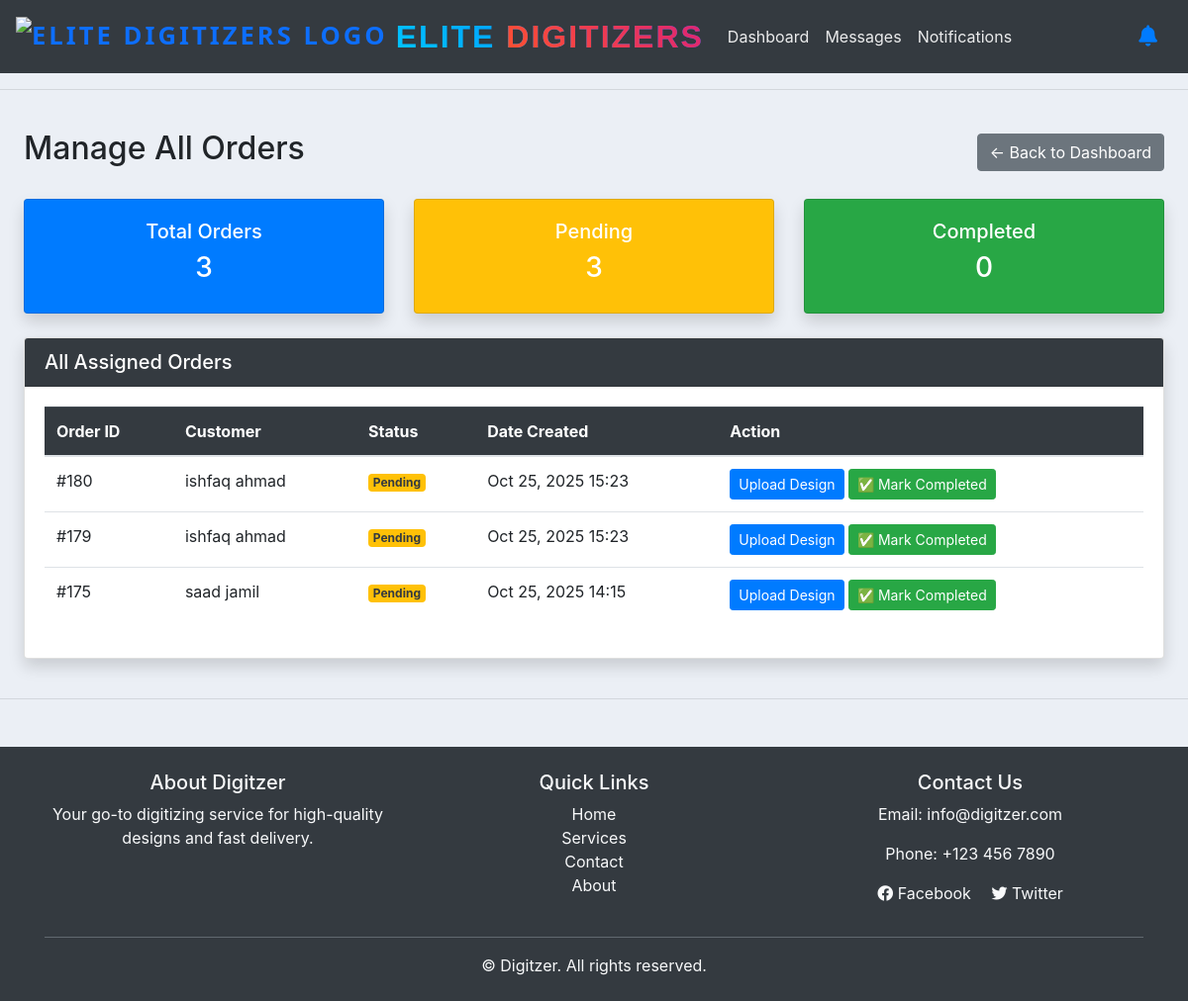
Page /designer/manage-orders/ (signed in) on the earlier database version.
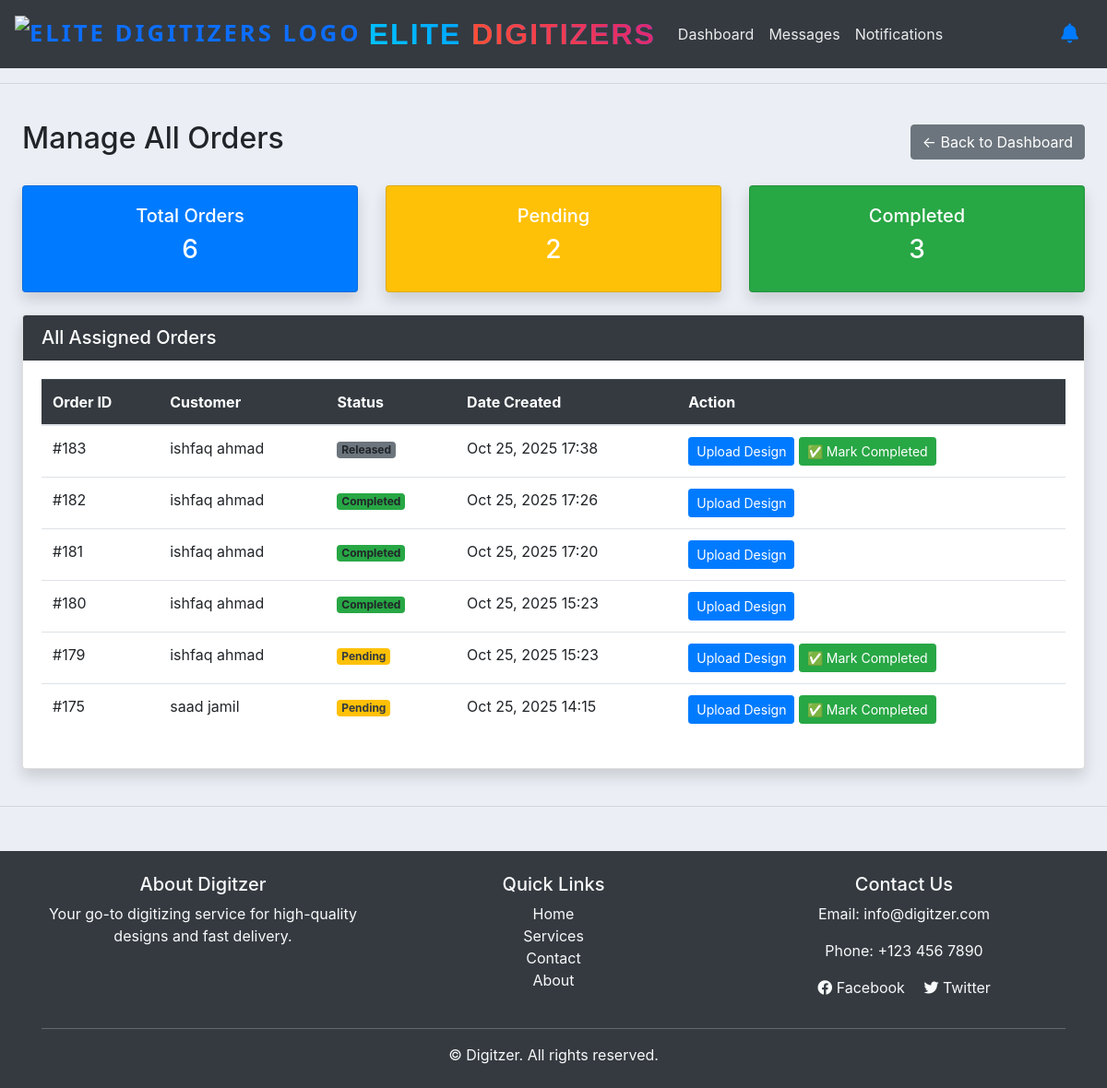
Same page on the later database version.
### accounts/models.py (models this page shows, shortened)
class Order(models.Model):
    STATUS = (
        ('Pending', 'Pending'),
        ('Out for delivery', 'Out for delivery'),
        ('Delivered', 'Delivered'),
        ('Quote Requested', 'Quote Requested'),
        ('Active', 'Active'),
        ('Completed', 'Completed'),
        ('Released', 'Released'),
    )
    ORDER_TYPE = (
        ('Digitizing', 'Digitizing'),
        ('Vector', 'Vector'),
        ('Patch', 'Patch'),
        ('Quote', 'Quote'),
    )
    PAYMENT_STATUS = (
        ('Pending', 'Pending'),
        ('Paid', 'Paid'),
        ('Refunded', 'Refunded'),
    )
    REVIEW_STATUS = (
    ('Pending', 'Pending'),
    ('Approved', 'Approved'),
    ('Rejected', 'Rejected'),
    )
    PLACEMENT_CHOICES = [
        ('Apron', 'Apron'),
        ('Bags', 'Bags'),
        ('Cap', 'Cap'),
        ('Cap Side', 'Cap Side'),
        ('Cap Back', 'Cap Back'),
        ('Chest', 'Chest'),
        ('Gloves', 'Gloves'),
        ('Jacket Back', 'Jacket Back'),
        ('Patches', 'Patches'),
        ('Sleeve', 'Sleeve'),
        ('Towel', 'Towel'),
        ('Visor', 'Visor'),
        ('Other', 'Other'),
    ]
    FABRIC_CHOICES = [
        ('Blanket', 'Blanket'),
        ('Canvas', 'Canvas'),
        ('Canis', 'Canis'),
        ('Cotton Woven', 'Cotton Woven'),
        ('Denim', 'Denim'),
        ('Felt', 'Felt'),
        ('Flannel', 'Flannel'),
        ('Fleece', 'Fleece'),
        ('Leather', 'Leather'),
        ('Nylon', 'Nylon'),
        ('Pique', 'Pique'),
        ('Polyester', 'Polyester'),
        ('Silk', 'Silk'),
        ('Single Jersey', 'Single Jersey'),
        ('Towel', 'Towel'),
        ('Twill', 'Twill'),
        ('Other', 'Other'),
    ]
    FORMAT_CHOICES = [
        ('100', '100'),
        ('cdr', 'cdr'),
        ('cdn', 'cdn'),
        ('dsb', 'dsb'),
        ('dst', 'dst'),
        ('dsz', 'dsz'),
        ('emb', 'emb'),
        ('exp', 'exp'),
        ('jef', 'jef'),
        ('ksm', 'ksm'),
        ('ofm', 'ofm'),
        ('pes', 'pes'),
        ('pxf', 'pxf'),
        ('pof', 'pof'),
        ('tap', 'tap'),
        ('xxx', 'xxx'),
        ('other', 'Other'),
    ]
    customer = models.ForeignKey(Customer, on_delete=models.CASCADE)
    product = models.ForeignKey(Product, null=True, on_delete=models.SET_NULL)
    order_type = models.CharField(max_length=50, choices=ORDER_TYPE, null=True, blank=True)
    date_created = models.DateTimeField(auto_now_add=True, null=True)
    status = models.CharField(max_length=200, null=True, choices=STATUS)
    Additional_information = models.TextField(blank=True, null=True)
    design_file = models.FileField(upload_to='designs/', null=True, blank=True)
    invoice_file = models.FileField(upload_to='invoices/', null=True, blank=True)
    quantity = models.PositiveIntegerField(default=1)
    fabric_material = models.CharField(max_length=100, blank=True, null=True, choices=FABRIC_CHOICES)
    Required_Format = models.CharField(max_length=100, blank=True, null=True, default='DST', choices=FORMAT_CHOICES)
    urgent = models.BooleanField(default=False)
    price = models.DecimalField(max_digits=10, decimal_places=2, blank=True, null=True, default=0.00)
    Height = models.CharField(max_length=100, blank=True, null=True, default='standard')
    Width = models.CharField(max_length=100, blank=True, null=True, default='standard')
    total_colors = models.PositiveIntegerField(null=True ,blank=True)
    turnaround_time = models.CharField(max_length=100, blank=True, null=True)
    placement = models.CharField(max_length=100, blank=True, null=True, choices=PLACEMENT_CHOICES)
    released = models.BooleanField(default=False)  # For release_projects
    payment_status = models.CharField(max_length=20, choices=PAYMENT_STATUS, default='Pending')  # For follow-up payments
    date_completed = models.DateTimeField(null=True, blank=True)  # Optional: track completion time
    review_status = models.CharField(max_length=20, choices=REVIEW_STATUS, default='Pending')
    review_comment = models.TextField(blank=True, null=True)
    design_file = models.FileField(upload_to='designs/', blank=True, null=True)
    assigned_designer = models.ForeignKey(User, on_delete=models.SET_NULL, null=True, blank=True, related_name='designer_orders')

class Customer(models.Model):
    user = models.OneToOneField(
        User, null=True, blank=True,
        on_delete=models.CASCADE,
        related_name="customer_profile"
    )
    name = models.CharField(max_length=200)
    designer = models.ForeignKey(
        'Designer', null=True, blank=True,
        on_delete=models.SET_NULL,
        related_name='orders'
    )
    profile_pic = models.ImageField(
        upload_to='profile_pics/',
        null=True,
        blank=True,
        default='profile_pics/default.png'
    )
    sales_rep = models.ForeignKey('SalesRepresentative', null=True, blank=True, on_delete=models.SET_NULL)
    phone = models.CharField(max_length=200)
    email = models.CharField(max_length=200)
    date_created = models.DateTimeField(auto_now_add=True, null=True)

### accounts/views.py (the view)
# urls.py: path("designer/manage-orders/", views.designer_manage_orders, name="design_manage_orders"),   #this
@login_required
def designer_manage_orders(request):
    all_orders = Order.objects.filter(assigned_designer=request.user)
    status = request.GET.get('status', None)
    orders = all_orders.order_by('-date_created')
    if status:
        orders = orders.filter(status=status)
    counts = {
        'total': all_orders.count(),
        'pending': all_orders.filter(status='Pending').count(),
        'completed': all_orders.filter(status='Completed').count()
    }
    return render(request, 'accounts/design_manage_orders.html', {
        'orders': orders,
        'status_filter': status,
        'counts': counts
    })

### templates/accounts/design_manage_orders.html
{% extends 'accounts/main.html' %}
{% block content %}
<div class="container-fluid p-4">
    <div class="d-flex justify-content-between align-items-center mb-4">
        <h2>Manage All Orders</h2>
        <a href="{% url 'designer-dashboard' %}" class="btn btn-secondary">
            ← Back to Dashboard
        </a>
    </div>
    <div class="row mb-4">
        <div class="col-md-4">
            <div class="card text-white bg-primary shadow">
                <div class="card-body text-center">
                    <h5>Total Orders</h5>
                    <h3>{{ counts.total }}</h3>
                </div>
            </div>
        </div>
        <div class="col-md-4">
            <div class="card text-white bg-warning shadow">
                <div class="card-body text-center">
                    <h5>Pending</h5>
                    <h3>{{ counts.pending }}</h3>
                </div>
            </div>
        </div>
        <div class="col-md-4">
            <div class="card text-white bg-success shadow">
                <div class="card-body text-center">
                    <h5>Completed</h5>
                    <h3>{{ counts.completed }}</h3>
                </div>
            </div>
        </div>
    </div>
    <div class="card shadow">
        <div class="card-header bg-dark text-white">
            <h5 class="mb-0">All Assigned Orders</h5>
        </div>
        <div class="card-body">
            <table class="table table-hover align-middle">
                <thead class="table-dark">
                    <tr>
                        <th>Order ID</th>
                        <th>Customer</th>
                        <th>Status</th>
                        <th>Date Created</th>
                        <th>Action</th>
                    </tr>
                </thead>
                <tbody>
                    {% for order in orders %}
                    <tr>
                        <td>#{{ order.id }}</td>
                        <td>{{ order.customer.name }}</td>
                        <td>
                            {% if order.status == "Pending" %}
                                <span class="badge bg-warning text-dark">Pending</span>
                            {% elif order.status == "Completed" %}
                                <span class="badge bg-success">Completed</span>
                            {% else %}
                                <span class="badge bg-secondary">{{ order.status }}</span>
                            {% endif %}
                        </td>
                        <td>{{ order.date_created|date:"M d, Y H:i" }}</td>
                        <td>
                            <a href="{% url 'upload_design' order.id %}" class="btn btn-primary btn-sm">
                                Upload Design
                            </a>
                            {% if order.status != "Completed" %}
                                <a href="{% url 'mark-design-completed' order.id %}" class="btn btn-success btn-sm ms-1">
                                    ✅ Mark Completed
                                </a>
                            {% endif %}
                        </td>
                    </tr>
                    {% empty %}
                    <tr>
                        <td colspan="5" class="text-center">No assigned orders found.</td>
                    </tr>
                    {% endfor %}
                </tbody>
            </table>
        </div>
    </div>
</div>
{% endblock %}

Differences in the rows shown:
added Order: id "183", customer.name "ishfaq ahmad", status "Released", date_created "Oct 25, 2025 17:38", shows "✅ Mark Completed"
added Order: id "182", customer.name "ishfaq ahmad", status "Completed", date_created "Oct 25, 2025 17:26"
added Order: id "181", customer.name "ishfaq ahmad", status "Completed", date_created "Oct 25, 2025 17:20"
changed Order id 180: status "Pending ✅ Mark Completed" → "Completed"
Other differences:
{{ counts.total }}: "3" → "6"
{{ counts.pending }}: "3" → "2"
{{ counts.completed }}: "0" → "3"
